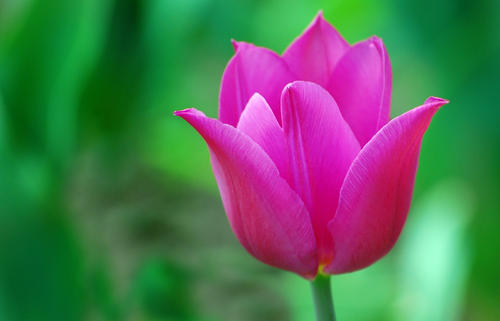
#> input picture tulip.jpg, 500 x 321 px
$ jupyter execute --allow-errors predict.ipynb
#> lines starting #> are read from the running program, lines starting #| are printed output that depends on the picture
[cell 1]
import import_ipynb
from VGGModel import vgg
from PIL import Image
import json
import matplotlib.pyplot as plt
import numpy as np

[cell 2]
im_height=224
im_width=224

[cell 3]
img = Image.open('../tulip.jpg')
#> img is the input picture: PIL image 500x321 RGB; mean R, G, B 83.8, 110.4, 86.3
img = img.resize((im_width,im_height))
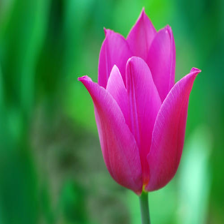
#> img: PIL image 224x224 RGB; mean R, G, B 83.8, 110.4, 86.3
plt.imshow(img)

[cell 4]
img = np.array(img)/255.
#> img: shape (224, 224, 3) float64
img = (np.expand_dims(img,0))
